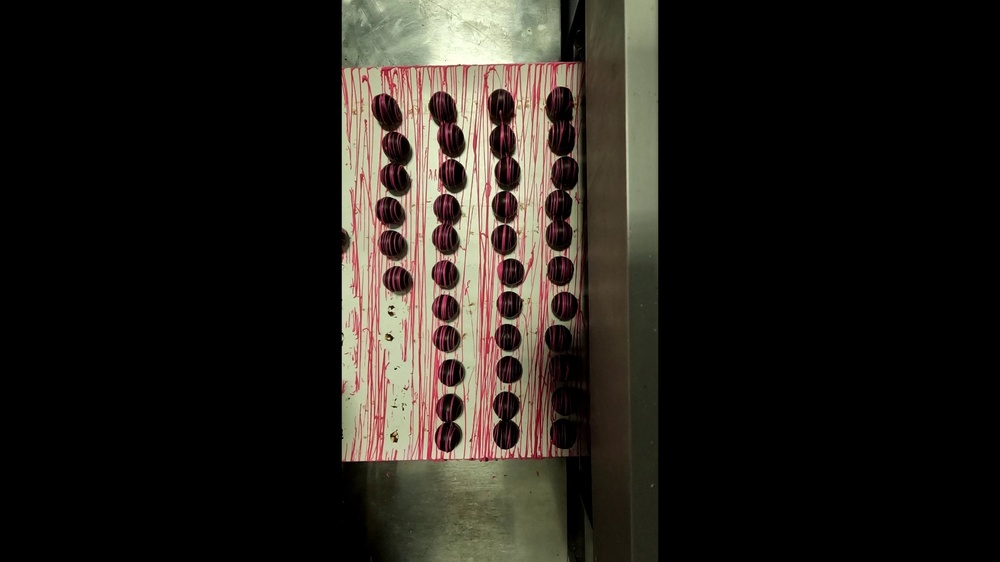
#> input picture dataset/video_frames/frame_0000.jpg, 1000 x 562 px, shrunk from 1920 x 1080 before the run; its folder holds only this picture in this run
$ python annotate_frames.py
#> lines starting #> are read from the running program, lines starting #| are printed output that depends on the picture
import cv2
import os
from pathlib import Path
import json

# Configuration
FRAMES_DIR = "dataset/video_frames"
ANNOTATIONS_DIR = "dataset/video_annotations"
OUTPUT_DATASET_DIR = "dataset/video_dataset"

# Create output directories
Path(ANNOTATIONS_DIR).mkdir(parents=True, exist_ok=True)
Path(f"{OUTPUT_DATASET_DIR}/images").mkdir(parents=True, exist_ok=True)
Path(f"{OUTPUT_DATASET_DIR}/labels").mkdir(parents=True, exist_ok=True)

class FrameAnnotator:
    def __init__(self, frames_dir):
        self.frames_dir = frames_dir
        self.frames = sorted([f for f in os.listdir(frames_dir) if f.endswith(('.jpg', '.png'))])
        self.current_idx = 0
        self.boxes = []  # List of (x1, y1, x2, y2) in pixel coordinates
        self.drawing = False
        self.start_point = None
        self.image = None
        self.original_image = None

    def load_frame(self, idx):
#> called with idx = 0
        if 0 <= idx < len(self.frames):
            self.current_idx = idx
            path = os.path.join(self.frames_dir, self.frames[idx])
            self.original_image = cv2.imread(path)
#> self.original_image is the input picture: shape (562, 1000, 3); mean B, G, R 27, 32.3, 36.6
            self.image = self.original_image.copy()
            self.boxes = []  # Clear boxes when loading new frame
            self.load_existing_annotations()
            return True
        return False

    def load_existing_annotations(self):
        """Load existing annotations if they exist."""
        annotation_path = os.path.join(ANNOTATIONS_DIR, f"{Path(self.frames[self.current_idx]).stem}.json")
        if os.path.exists(annotation_path):
            with open(annotation_path) as f:
                data = json.load(f)
                self.boxes = [tuple(box) for box in data['boxes']]
                print(f"Loaded {len(self.boxes)} existing boxes")

    # [26 lines left out: function save_annotations, not called in this run]

    def draw_boxes(self):
        """Redraw all boxes on current image."""
        self.image = self.original_image.copy()
        for x1, y1, x2, y2 in self.boxes:
            cv2.rectangle(self.image, (x1, y1), (x2, y2), (0, 255, 0), 2)
            # Show box size
            cv2.putText(self.image, f"{x2-x1}x{y2-y1}", (x1, y1-5),
                       cv2.FONT_HERSHEY_SIMPLEX, 0.5, (0, 255, 0), 1)

    # [17 lines left out: function mouse_callback, not called in this run]

    def display_frame(self):
        """Display current frame with instructions."""
        self.draw_boxes()

        # Add instruction text
        h, w = self.image.shape[:2]
#> h = 562; w = 1000
        info = f"Frame {self.current_idx+1}/{len(self.frames)} - {len(self.boxes)} boxes"
        cv2.putText(self.image, info, (10, 30), cv2.FONT_HERSHEY_SIMPLEX, 1, (0, 255, 0), 2)
        cv2.putText(self.image, "Click & drag to draw | 'S'=Save | 'D'=Delete last | 'N'=Next | 'P'=Prev | 'Q'=Quit",
                   (10, h-20), cv2.FONT_HERSHEY_SIMPLEX, 0.6, (255, 255, 255), 1)
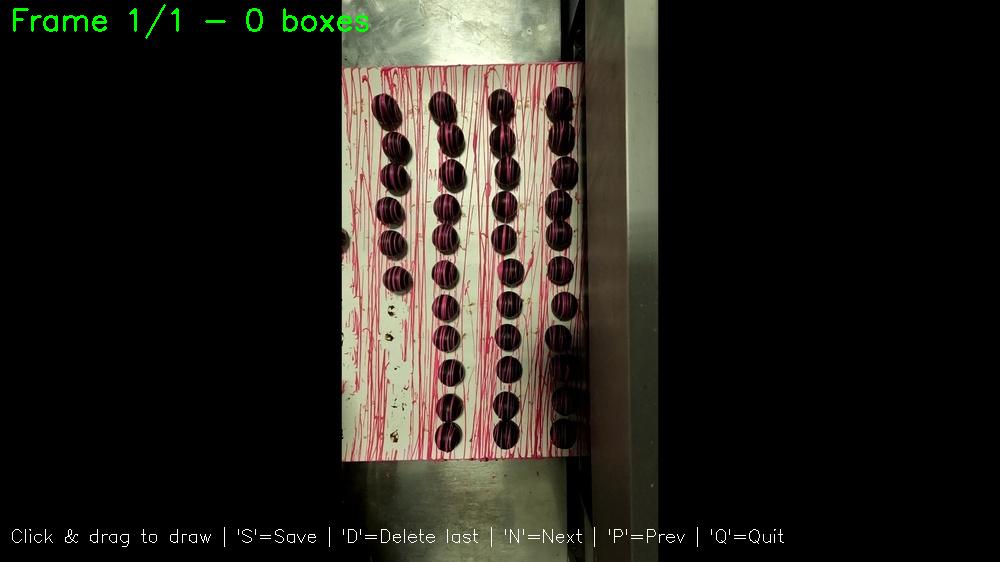
#> self.image: shape (562, 1000, 3); mean B, G, R 27.6, 33.7, 37.1

        cv2.imshow("Annotation Tool", self.image)

    # [4 lines left out: function delete_last_box, not called in this run]

    def run(self):
        print("\n=== Frame Annotation Tool ===")
        print("Instructions:")
        print("  Click and drag to draw bounding boxes around truffles")
        print("  'S' - Save annotations for current frame")
        print("  'D' - Delete last box")
        print("  'N' - Next frame")
        print("  'P' - Previous frame")
        print("  'Q' - Quit")

        cv2.namedWindow("Annotation Tool")
        cv2.setMouseCallback("Annotation Tool", self.mouse_callback)

        if not self.load_frame(0):
            print("No frames found!")
            return

        while True:
            self.display_frame()

            key = cv2.waitKey(30) & 0xFF
#> (key q is pressed here)

            if key == ord('q'):
                break
            elif key == ord('s'):
                self.save_annotations()
            elif key == ord('d'):
                self.delete_last_box()
            elif key == ord('n'):
                if self.current_idx < len(self.frames) - 1:
                    self.load_frame(self.current_idx + 1)
            elif key == ord('p'):
                if self.current_idx > 0:
                    self.load_frame(self.current_idx - 1)

        cv2.destroyAllWindows()

        # Organize annotated data
        self.organize_dataset()

    def organize_dataset(self):
        """Copy annotated frames to dataset directory."""
        print("\nOrganizing dataset...")
        annotated_count = 0

        for frame_file in self.frames:
            frame_stem = Path(frame_file).stem
            txt_path = os.path.join(ANNOTATIONS_DIR, f"{frame_stem}.txt")

            if os.path.exists(txt_path):
                # Check if annotation has boxes
                with open(txt_path) as f:
                    content = f.read().strip()
                    if content:  # Only copy if has annotations
                        src_img = os.path.join(self.frames_dir, frame_file)
                        dst_img = os.path.join(OUTPUT_DATASET_DIR, "images", frame_file)
                        dst_txt = os.path.join(OUTPUT_DATASET_DIR, "labels", f"{frame_stem}.txt")

                        import shutil
                        shutil.copy(src_img, dst_img)
                        shutil.copy(txt_path, dst_txt)
                        annotated_count += 1

        print(f"\nOrganized {annotated_count} annotated frames to {OUTPUT_DATASET_DIR}")

        # Create data.yaml for dataset
        yaml_content = f"""path: {os.path.abspath(OUTPUT_DATASET_DIR)}
train: images
val: images

nc: 1
names: ['truffle']
"""

        yaml_path = os.path.join(OUTPUT_DATASET_DIR, "data.yaml")
        with open(yaml_path, 'w') as f:
            f.write(yaml_content)
        print(f"Created {yaml_path}")


if __name__ == "__main__":
    if not os.path.exists(FRAMES_DIR):
        print(f"Error: {FRAMES_DIR} not found. Run extract_frames.py first.")
        exit()

    annotator = FrameAnnotator(FRAMES_DIR)
    annotator.run()
